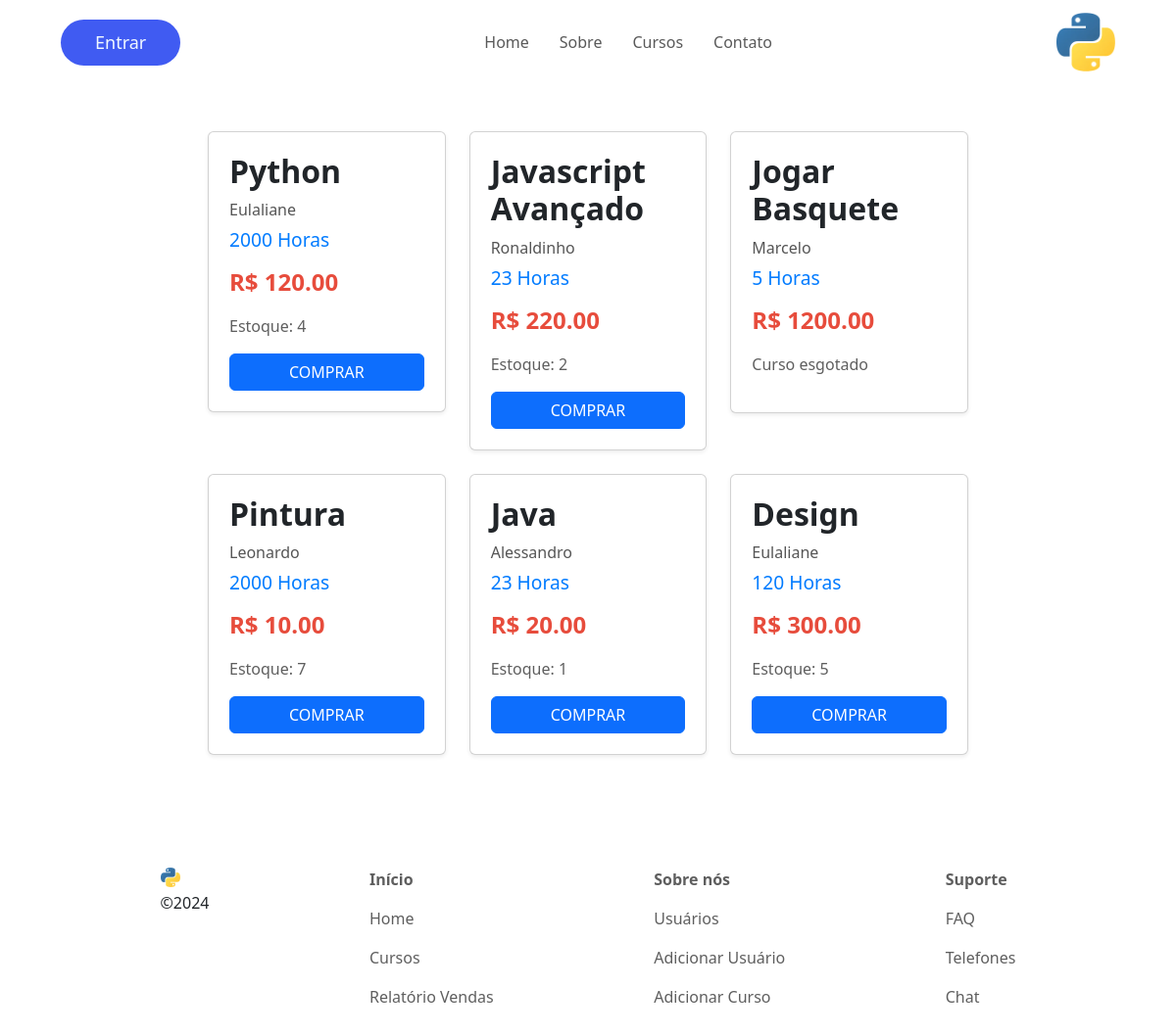
Screenshot of /courses with the database file from the repository.
### appHome/models.py (models this page shows, shortened)
class Curso(models.Model):
    name = models.CharField(max_length=255)
    autor = models.CharField(max_length=255)
    duration = models.CharField(max_length=255)
    price = models.DecimalField(max_digits=10, decimal_places=2)
    stock = models.PositiveIntegerField(default=0)  # Aqui estamos adicionando o campo `stock` com valor padrão 0.

### appHome/views.py (the view)
# urls.py: path('courses', views.listCourses, name="list_courses"),
def listCourses(request):
    courseList = Curso.objects.all().values()
    context = {
        'courses': courseList
    }
    template = loader.get_template("list_courses.html")
    return HttpResponse(template.render(context, request))

### appHome/templates/list_courses.html (shortened to what this page needs)
{% extends 'base.html' %}
{% block conteudo %}
<div class="container-fluid py-5" style="min-height: 100vh;">
  <div class="row justify-content-center">
    {% if courses %}
    <div class="col-12 col-md-10 col-lg-8">
      <div class="row row-cols-1 row-cols-md-2 row-cols-lg-3 g-4">
        {% for course in courses %}
        <div class="col courses-container">
          <div class="card course-card shadow-sm">
            <div class="card-body">
              <h5 class="card-title course-name">{{ course.name }}</h5>
              <p class="card-text course-author">{{ course.autor }}</p>
              <p class="card-text course-duration">{{ course.duration }}</p>
              <p class="card-text course-price">R$ {{ course.price }}</p>
              {% if course.stock > 0 %}
              <p class="card-text course-stock">Estoque: {{ course.stock }}</p>
              <a href="{% url 'buy_course' course.id %}" class="btn btn-primary btn-buy">Comprar</a>
              {% else %}
              <p>Curso esgotado</p>
              {% endif %}
            </div>
          </div>
        </div>
        {% endfor %}
      </div>
    </div>
    {% else %}
    <div class="col-12 text-center">
      <h1>Nenhum curso cadastrado no momento.</h1>
    </div>
    {% endif %}
  </div>
</div>
{% endblock %}

### appHome/static/style.css (style rules this page uses)
body { background-color: red; }
.course-card { border-radius: 8px; box-shadow: 0 4px 8px rgba(0, 0, 0, 0.1); transition: transform 0.3s, box-shadow 0.3s; cursor: pointer; padding: 5px; }
.card-body { text-align: left; padding: 40px; }
.course-name { font-size: 2rem; font-weight: bold; margin-bottom: 10px; }
.course-author { font-size: 1rem; color: #555; margin-bottom: 5px; }
.course-duration { font-size: 1.2rem; color: #007bff; margin-bottom: 10px; }
.course-price { font-size: 1.5rem; font-weight: bold; color: #e74c3c; margin-bottom: 15px; }
.btn-buy { display: block; width: 100%; padding: 15px 0; font-size: 1.2rem; font-weight: bold; text-transform: uppercase; background-color: #28a745; color: white; border-radius: 4px; transition: background-color 0.3s; text-decoration: none; text-align: center; }
p, a { color: rgba(0, 0, 0, 0.63); font-weight: 300; }
html, body { overflow-x: hidden; }
body { overflow-y: hidden; }
.card { border-radius: 8px; box-shadow: 0 4px 8px rgba(0, 0, 0, 0.1); }
body { background-color: #f4f4f4; }

### appHome/static/style-global.css (style rules this page uses)
* { margin: 0; padding: 0; box-sizing: border-box; }

### rows the page displays
Curso: name "Python", autor "Eulaliane", duration "2000 Horas", price "120.00", stock "4"
Curso: name "Javascript Avançado", autor "Ronaldinho", duration "23 Horas", price "220.00", stock "2"
Curso: name "Jogar Basquete", autor "Marcelo", duration "5 Horas", price "1200.00", stock "Curso esgotado"
Curso: name "Pintura", autor "Leonardo", duration "2000 Horas", price "10.00", stock "7"
Curso: name "Java", autor "Alessandro", duration "23 Horas", price "20.00", stock "1"
Curso: name "Design", autor "Eulaliane", duration "120 Horas", price "300.00", stock "5"
